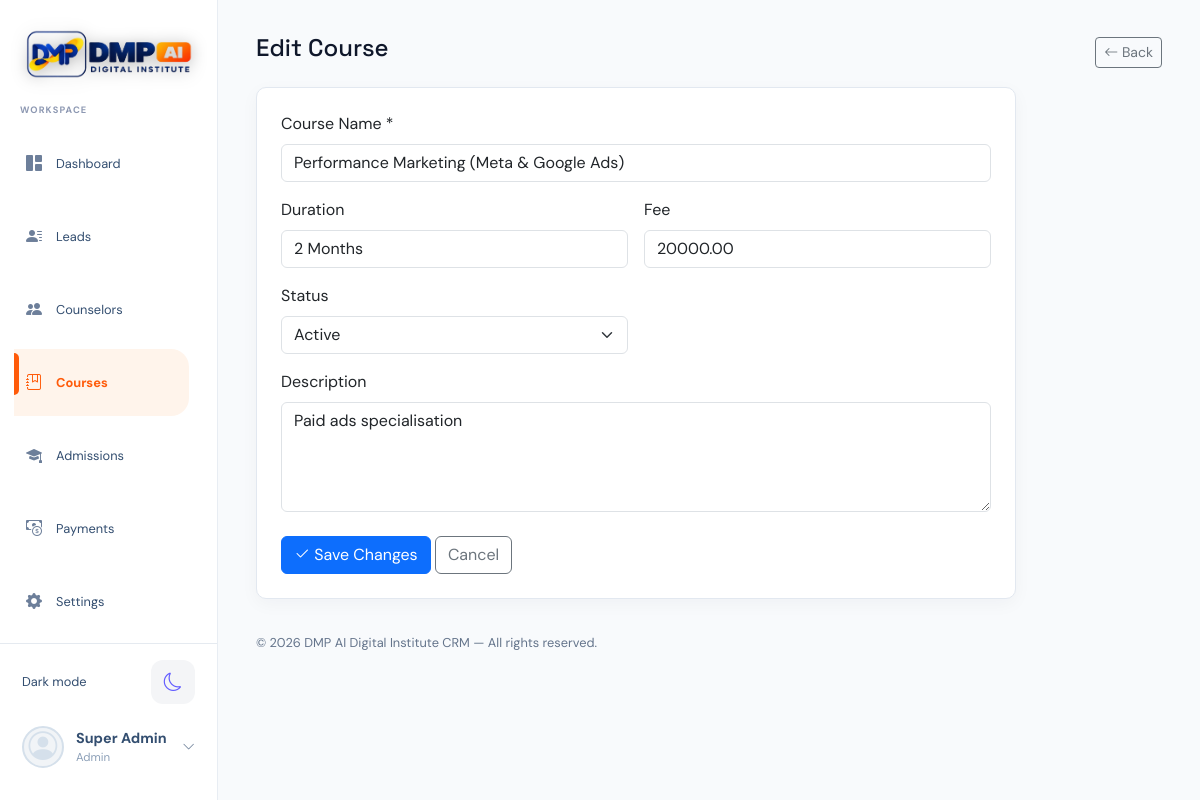
The app's page /modules/courses/edit.php?id=2 (signed in) with its own data.
### tables this page shows
CREATE TABLE users (
    id INT AUTO_INCREMENT PRIMARY KEY,
    name VARCHAR(100) NOT NULL,
    email VARCHAR(150) NOT NULL UNIQUE,
    phone VARCHAR(20),
    photo_path VARCHAR(255),
    password VARCHAR(255) NOT NULL,
    role ENUM('admin','manager','counselor') NOT NULL DEFAULT 'counselor',
    status ENUM('active','inactive') NOT NULL DEFAULT 'active',
    monthly_target INT DEFAULT 0,
    created_at TIMESTAMP DEFAULT CURRENT_TIMESTAMP,
    updated_at TIMESTAMP DEFAULT CURRENT_TIMESTAMP ON UPDATE CURRENT_TIMESTAMP
);

CREATE TABLE courses (
    id INT AUTO_INCREMENT PRIMARY KEY,
    name VARCHAR(150) NOT NULL,
    duration VARCHAR(50),
    fee DECIMAL(10,2) NOT NULL DEFAULT 0,
    description TEXT,
    status ENUM('active','inactive') DEFAULT 'active',
    created_at TIMESTAMP DEFAULT CURRENT_TIMESTAMP
);

### includes/auth.php (called while the page is built, shortened)
<?php
require_once __DIR__ . '/../config/config.php';
function current_user_id() {
    return $_SESSION['user_id'] ?? null;
}
function current_user_role() {
    if (isset($_SESSION['user_role']) && $_SESSION['user_role'] !== '') {
        return $_SESSION['user_role'];
    }
    $userId = current_user_id();
    global $pdo;
    $stmt = $pdo->prepare('SELECT role FROM users WHERE id = ? LIMIT 1');
    $stmt->execute([$userId]);
    $role = $stmt->fetchColumn();
    return $role;
}
function is_admin() {
    return current_user_role() === 'admin';
}
function e($str) {
    return htmlspecialchars($str ?? '', ENT_QUOTES, 'UTF-8');
}

### modules/courses/edit.php (the view, shortened to what this page needs)
<?php
require_once __DIR__ . '/../../config/config.php';
require_once __DIR__ . '/../../includes/auth.php';
$id = (int)($_GET['id'] ?? $_POST['id'] ?? 0);
$stmt = $pdo->prepare('SELECT * FROM courses WHERE id = ?');
$stmt->execute([$id]);
$course = $stmt->fetch();
$pageTitle = 'Edit Course'; require __DIR__ . '/../../includes/header.php';
?>
<div class="d-flex justify-content-between align-items-center mb-3"><h4>Edit Course</h4><a href="list.php" class="btn btn-outline-secondary btn-sm"><i class="bi bi-arrow-left"></i> Back</a></div>
<div class="card card-stat form-card p-4"><form method="POST"><?= csrf_field() ?><input type="hidden" name="id" value="<?= $id ?>"><div class="mb-3"><label class="form-label">Course Name *</label><input name="name" class="form-control" value="<?= e($course['name']) ?>" required></div><div class="row g-3"><div class="col-md-6"><label class="form-label">Duration</label><input name="duration" class="form-control" value="<?= e($course['duration']) ?>"></div><div class="col-md-6"><label class="form-label">Fee</label><input type="number" step="0.01" min="0" name="fee" class="form-control" value="<?= e($course['fee']) ?>" required></div><div class="col-md-6"><label class="form-label">Status</label><select name="status" class="form-select"><option value="active" <?= $course['status'] === 'active' ? 'selected' : '' ?>>Active</option><option value="inactive" <?= $course['status'] === 'inactive' ? 'selected' : '' ?>>Inactive</option></select></div></div><div class="mt-3"><label class="form-label">Description</label><textarea name="description" class="form-control" rows="4"><?= e($course['description']) ?></textarea></div><div class="mt-4"><button class="btn btn-primary"><i class="bi bi-check2"></i> Save Changes</button> <a href="list.php" class="btn btn-outline-secondary">Cancel</a></div></form></div>
<?php require __DIR__ . '/../../includes/footer.php'; ?>

### includes/header.php (shortened to what this page needs)
<?php
require_once __DIR__ . '/auth.php';
?>
<!DOCTYPE html>
<html lang="en">
<head>
<link href="https://cdn.jsdelivr.net/npm/bootstrap@5.3.3/dist/css/bootstrap.min.css" rel="stylesheet">
<link rel="stylesheet" href="https://cdn.jsdelivr.net/npm/bootstrap-icons@1.11.3/font/bootstrap-icons.css">
<link rel="stylesheet" href="https://cdn.jsdelivr.net/npm/datatables.net-bs5@1.13.11/css/dataTables.bootstrap5.min.css">
<link href="<?= BASE_URL ?>/assets/css/style.css" rel="stylesheet">
</head>
<body>
<?php $currentPage = basename($_SERVER['PHP_SELF']); ?>
<?php
$headerUserStmt = $pdo->prepare('SELECT name, role, phone, photo_path FROM users WHERE id = ? LIMIT 1');
$headerUserStmt->execute([current_user_id()]);
$headerUser = $headerUserStmt->fetch() ?: ['name' => $_SESSION['user_name'] ?? '', 'role' => $_SESSION['user_role'] ?? '', 'phone' => '', 'photo_path' => null];
?>
<aside class="app-sidebar offcanvas" id="appSidebar" tabindex="-1">
  <div class="sidebar-brand">
    <a href="<?= BASE_URL ?>/dashboard.php"><img class="brand-logo" src="<?= BASE_URL ?>/assets/dmp-brand-logo.png" alt="DMP AI Digital Institute"></a>
  </div>
  <div class="sidebar-label">Workspace</div>
  <nav class="sidebar-nav" aria-label="Main navigation">
      <a class="sidebar-link <?= $currentPage === 'dashboard.php' ? 'active' : '' ?>" href="<?= BASE_URL ?>/dashboard.php"><i class="bi bi-grid-1x2-fill"></i><span>Dashboard</span></a>
      <a class="sidebar-link <?= in_array($currentPage, ['list.php', 'add.php', 'view.php', 'import.php', 'webhook.php'], true) && str_contains($_SERVER['PHP_SELF'], '/leads/') ? 'active' : '' ?>" href="<?= BASE_URL ?>/modules/leads/list.php"><i class="bi bi-person-lines-fill"></i><span>Leads</span></a>
      <?php if (is_admin() || is_manager()): ?>
      <a class="sidebar-link <?= str_contains($_SERVER['PHP_SELF'], '/counselors/') ? 'active' : '' ?>" href="<?= BASE_URL ?>/modules/counselors/list.php"><i class="bi bi-people-fill"></i><span>Counselors</span></a>
      <a class="sidebar-link <?= str_contains($_SERVER['PHP_SELF'], '/courses/') ? 'active' : '' ?>" href="<?= BASE_URL ?>/modules/courses/list.php"><i class="bi bi-journal-bookmark"></i><span>Courses</span></a>
      <?php endif; ?>
      <a class="sidebar-link <?= str_contains($_SERVER['PHP_SELF'], '/admissions/') ? 'active' : '' ?>" href="<?= BASE_URL ?>/modules/admissions/list.php"><i class="bi bi-mortarboard-fill"></i><span>Admissions</span></a>
      <a class="sidebar-link <?= str_contains($_SERVER['PHP_SELF'], '/payments/') ? 'active' : '' ?>" href="<?= BASE_URL ?>/modules/payments/list.php"><i class="bi bi-cash-coin"></i><span>Payments</span></a>
      <a class="sidebar-link <?= $currentPage === 'settings.php' ? 'active' : '' ?>" href="<?= BASE_URL ?>/settings.php"><i class="bi bi-gear-fill"></i><span>Settings</span></a>
  </nav>
  <div class="sidebar-footer">
    <button class="theme-toggle" type="button" aria-label="Switch to dark theme" title="Switch to dark theme">
    </button>
    <div class="dropdown profile-menu-wrapper">
      <button class="user-summary profile-menu-trigger dropdown-toggle" type="button" data-bs-toggle="dropdown" aria-expanded="false">
        <?php if (!empty($headerUser['photo_path'])): ?><img class="user-avatar-image" src="<?= BASE_URL . '/' . e($headerUser['photo_path']) ?>" alt=""><?php else: ?><span class="user-avatar-fallback"><i class="bi bi-person-circle"></i></span><?php endif; ?>
        <div class="user-summary-copy"><strong><?= e($headerUser['name']) ?></strong><small><?= e($headerUser['phone'] ?: ucfirst($headerUser['role'])) ?></small></div><i class="bi bi-chevron-down user-summary-chevron"></i>
      </button>
    </div>
  </div>
</aside>
<main class="app-main">
<div class="container-fluid page-content">

### assets/css/style.css (style rules this page uses)
:root { --sidebar-width: 218px; --ink: #0f172a; --muted: #64748b; --line: #e2e8f0; --surface: #ffffff; --canvas: #f8fafc; --accent: #1e1b4b; --accent-soft: #eef2ff; --brand-orange: #f47a3c; --brand-orange-deep: #d96328; --brand-yellow: #ffca28; }
body { background: var(--canvas); color: var(--ink); font-family: 'DM Sans', sans-serif; overflow-x: hidden; }
img, svg, canvas { max-width: 100%; }
.page-content, .page-content > .row, .page-content .card, .page-content .card-stat { min-width: 0; }
.page-content h4 { overflow-wrap: anywhere; }
.form-card { max-width: 760px; width: 100%; }
.page-content .btn { white-space: normal; }
.app-sidebar { background: #fff; border-right: 1px solid #e8edf3; color: #334e70; display: flex; flex-direction: column; height: 100dvh; left: 0; overflow: hidden; padding: 18px 14px 16px; position: fixed; top: 0; width: var(--sidebar-width); z-index: 1060; }
.sidebar-brand { flex-shrink: 0; }
.sidebar-brand a { display: block; padding: 4px 0 18px; text-decoration: none; }
.brand-logo { border-radius: 0; display: block; height: auto; max-width: 100%; padding: 0; width: 185px; }
.sidebar-brand .brand-logo { border: 0; box-shadow: none; filter: drop-shadow(0 2px 8px rgba(0,0,0,.3)); margin: 0 auto; }
.sidebar-label { color: #8d98b2; font-size: .58rem; font-weight: 700; letter-spacing: .12em; margin: 0 6px 12px; text-transform: uppercase; }
.sidebar-nav { display: grid; flex: 1 1 auto; gap: 6px; min-height: 0; overflow-y: auto; overscroll-behavior: contain; padding: 0 4px 8px 0; scrollbar-color: rgba(174,183,237,.45) transparent; scrollbar-gutter: stable; scrollbar-width: thin; }
.sidebar-link { align-items: center; border-radius: 0 18px 18px 0; color: #334e70; display: flex; font-size: .8rem; gap: 12px; min-height: 50px; padding: 11px 12px; text-decoration: none; transition: background .2s, color .2s, transform .2s; }
.sidebar-link i { color: #6d7f9a; font-size: 1rem; width: 18px; }
.sidebar-link.active { background: #fff4eb; box-shadow: none; color: #ff5b0a; font-weight: 700; position: relative; }
.sidebar-link.active::before { background: #ff5b0a; border-radius: 0 5px 5px 0; content: ''; height: 42px; left: 0; position: absolute; top: 4px; width: 5px; }
.sidebar-link.active i { color: #ff5b0a; }
.sidebar-footer { border-top: 1px solid #e5eaf0; flex-shrink: 0; margin: auto -14px -16px; padding: 16px 18px 24px; }
.profile-menu-wrapper { width: 100%; }
.user-summary { align-items: center; background: transparent; border: 0; border-radius: 10px; color: #334e70; display: flex; gap: 12px; margin-bottom: 0; padding: 8px 4px; text-align: left; width: 100%; }
.profile-menu-trigger::after { display: none; }
.user-summary > i, .user-avatar-fallback { align-items: center; color: #d5e0eb; display: inline-flex; font-size: 1.8rem; justify-content: center; }
.user-summary .user-avatar-fallback { background: #f1f4f7; border: 2px solid #d5e0eb; border-radius: 50%; height: 42px; width: 42px; }
.user-summary-copy { display: grid; min-width: 0; }
.user-summary > .user-summary-chevron { color: #71839b; font-size: .8rem; margin-left: auto; }
.user-summary strong { color: #334e70; font-size: .9rem; overflow: hidden; text-overflow: ellipsis; white-space: nowrap; }
.user-summary small { color: #8da0b8; font-size: .72rem; }
.theme-toggle { align-items: center; background: transparent; border: 0; border-radius: 10px; color: #334e70; display: flex; font-size: .8rem; justify-content: space-between; margin: 0 0 14px; padding: 0 4px; text-align: left; width: 100%; }
.app-main { margin-left: var(--sidebar-width); min-height: 100vh; }
.page-content { margin-top: 0; max-width: 1600px; padding: 34px 38px; }
.card-stat { background: var(--surface); border: 1px solid var(--line); border-radius: 10px; box-shadow: 0 5px 18px rgba(23,33,43,.04); }
.page-content h4, .page-content h5, .page-content h6 { font-family: 'Space Grotesk', sans-serif; }
@media (min-width: 992px) { .app-sidebar { transform: none !important; visibility: visible !important; } }

### records on screen
users: name "Super Admin", phone+role "Admin"
courses: name "Performance Marketing (Meta & Google Ads)", duration "2 Months", fee "20000.00", status "Active", description "Paid ads specialisation"

### other values on screen
APP_NAME "DMP AI Digital Institute CRM"
